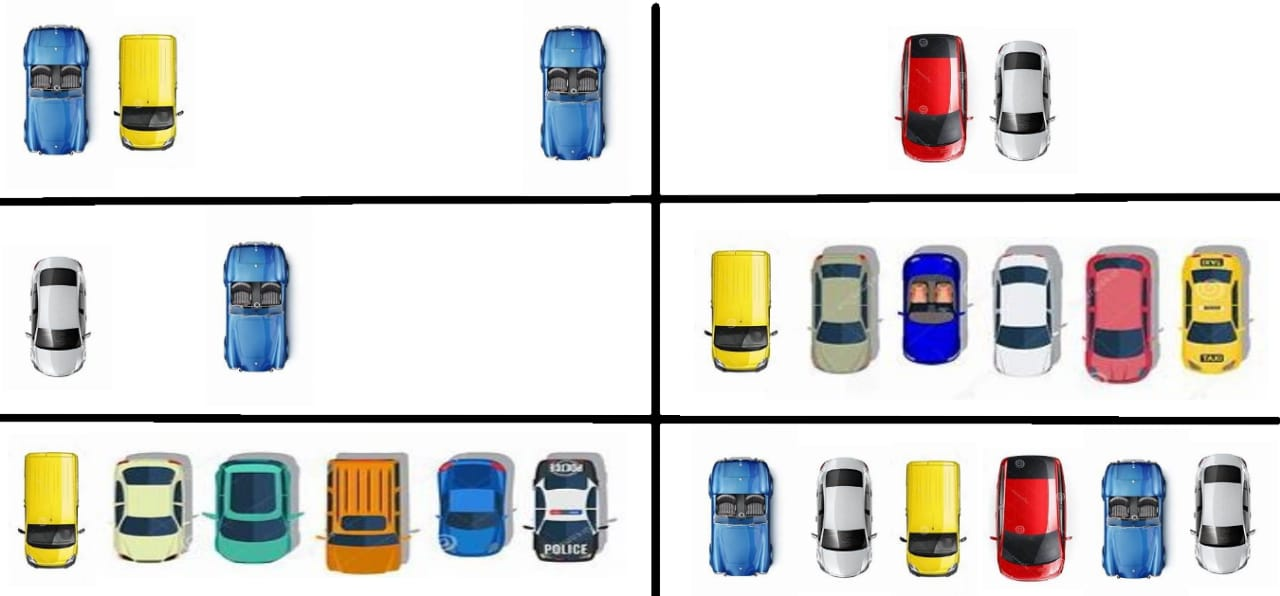
#> input picture backend/Python/car.jpg, 1280 x 596 px
$ jupyter execute CarCount.ipynb   (older library calls are emulated)
#> lines starting #> are read from the running program, lines starting #| are printed output that depends on the picture; after the words box and inside, x2 and y2 are one past the last pixel; in counts of white or black regions, pixels touching at a corner belong together
[cell 1]
import cv2
import numpy as np

[cell 2]
image = cv2.imread('car.jpg')
#> image is the input picture: shape (596, 1280, 3); mean B, G, R 212.4, 214.2, 214.7
background = cv2.imread('bg.jpg')
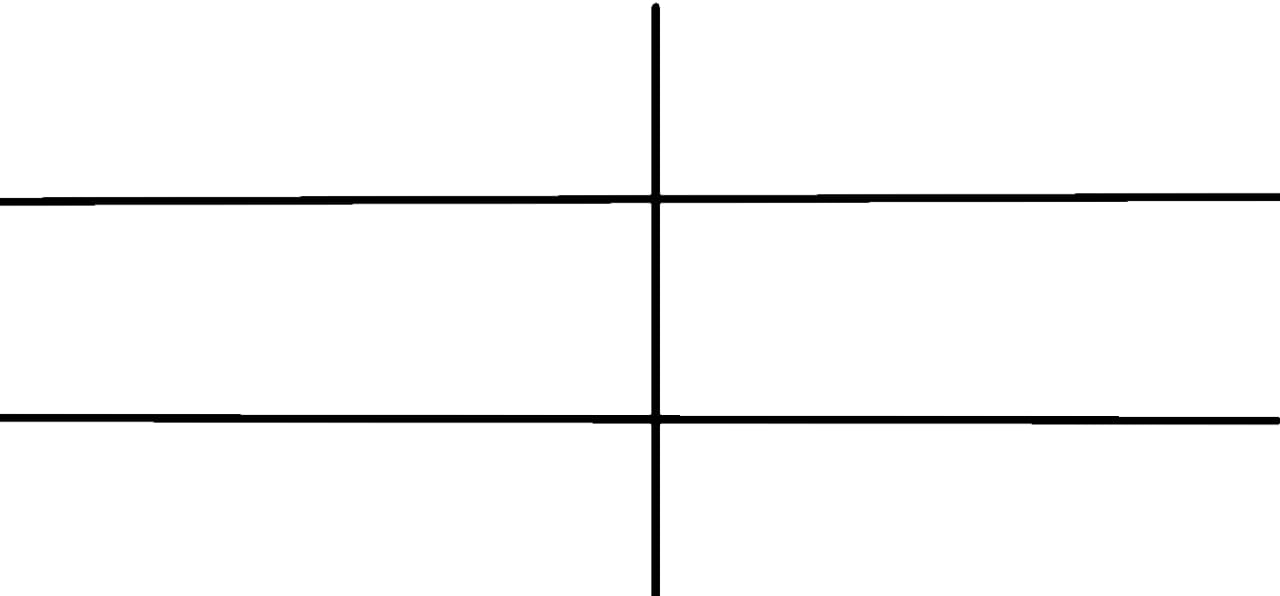
#> input picture backend/Python/bg.jpg, 1280 x 596 px
#> background is the input picture: shape (596, 1280, 3); min 0, max 255, mean 246.6

[cell 3]
import matplotlib.pyplot as plt

[cell 4]
plt.imshow(background)

[cell 5]
plt.imshow(image)

[cell 6]
img = cv2.cvtColor(image, cv2.COLOR_BGR2GRAY)
bg = cv2.cvtColor(background, cv2.COLOR_BGR2GRAY)

[cell 7]
plt.imshow(img,cmap="gray")

[cell 8]
fr_diff = cv2.absdiff(img, bg)
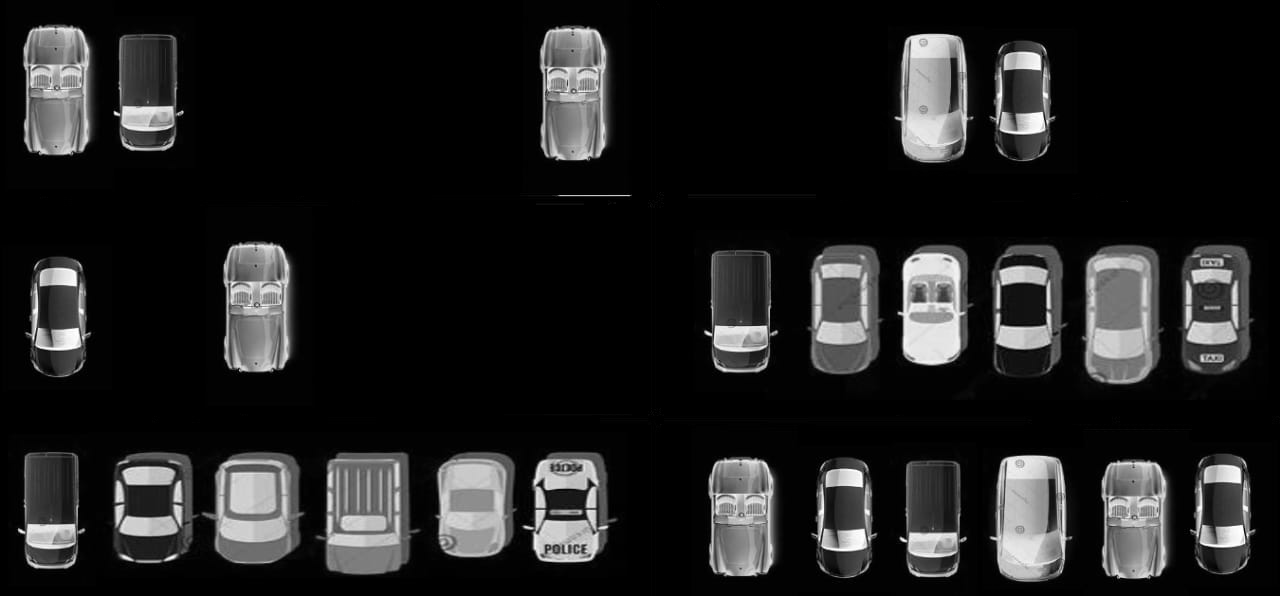
#> fr_diff: shape (596, 1280); min 0, max 255, mean 32.6

[cell 9]
plt.imshow(fr_diff,cmap="gray")

[cell 10]
thresh = 11
_, fg = cv2.threshold(fr_diff, thresh, 255, cv2.THRESH_BINARY)
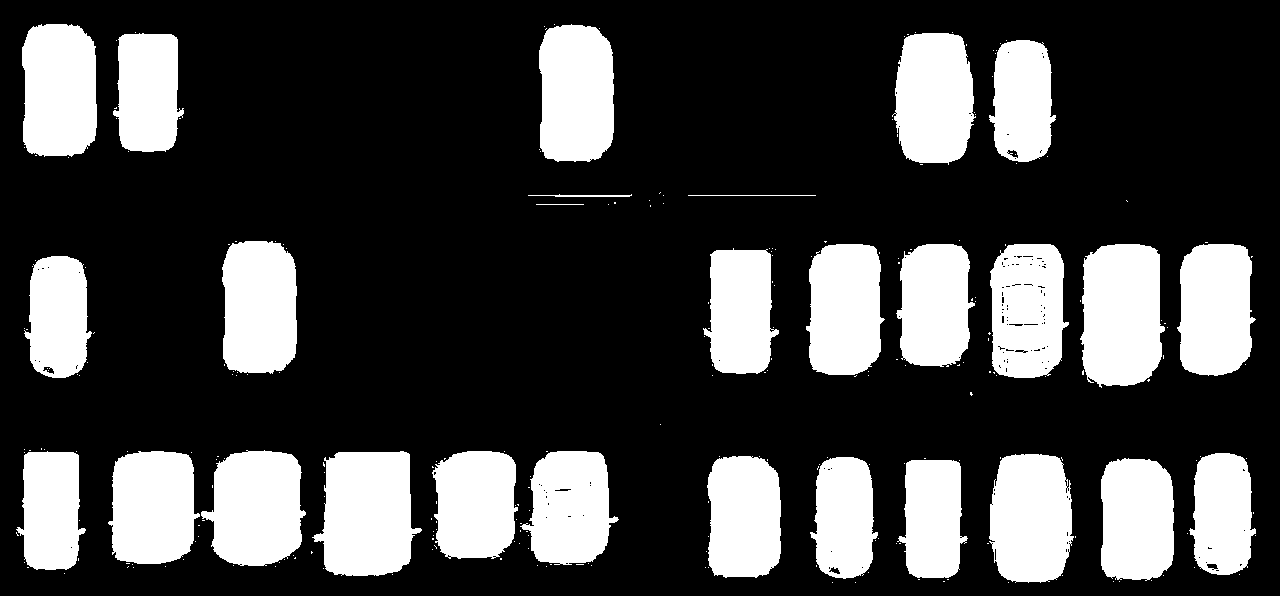
#> fg: shape (596, 1280); 26.7% white; 263 white regions (235 under 20 px), largest, box (x1, y1, x2, y2) and area: (312, 451, 422, 576) 10477, (1080, 244, 1165, 388) 10335, (201, 450, 306, 566) 9339

[cell 11]
plt.imshow(fg)

[cell 12]
sd = cv2.convertScaleAbs(fg)

[cell 13]
level, m = cv2.threshold(sd, 0, 255, cv2.THRESH_BINARY + cv2.THRESH_OTSU)
#> level = 0
k = cv2.medianBlur(m, 5)
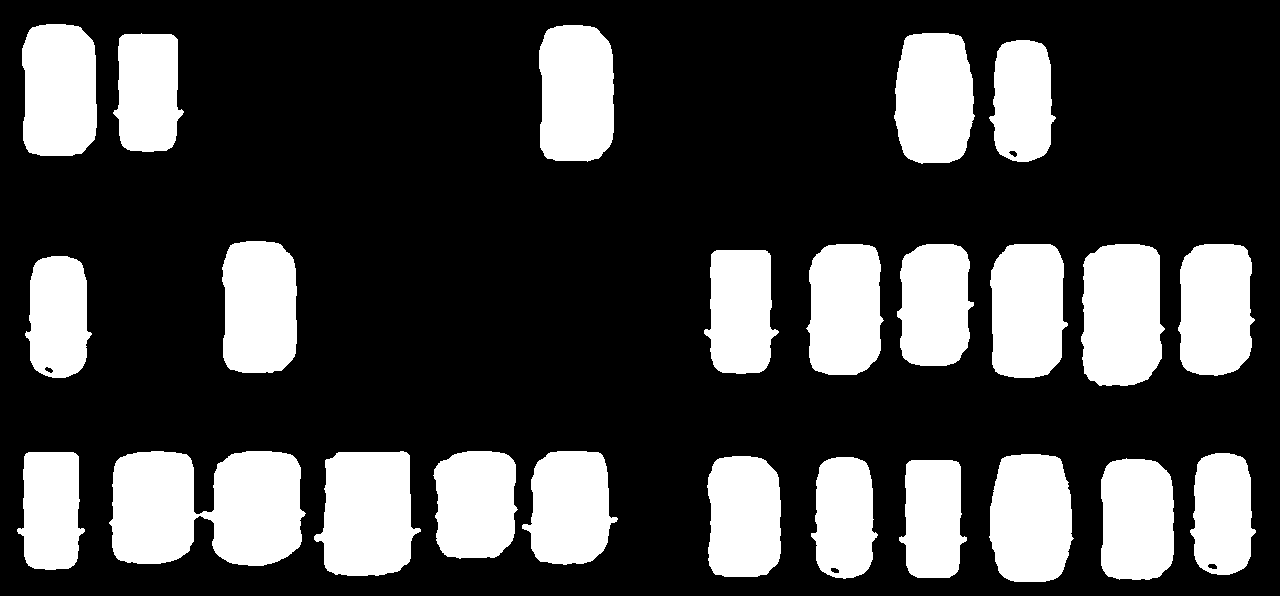
#> k: shape (596, 1280); 26.7% white; 24 white regions
bw = cv2.threshold(k, 0, 255, cv2.THRESH_BINARY)[1]

# Find contours
contours, _ = cv2.findContours(bw, cv2.RETR_EXTERNAL, cv2.CHAIN_APPROX_SIMPLE)
#> contours = 24 contours; largest, box (x1, y1, x2, y2) and area: (109, 451, 306, 566) 17649, (314, 451, 421, 576) 10278, (1081, 244, 1165, 386) 10146, (539, 25, 614, 162) 9114, (989, 454, 1074, 582) 9048

# Fill contours
bw2 = bw.copy()
cv2.fillPoly(bw2, contours, 255)
#> bw2: shape (596, 1280); 26.7% white; 24 white regions, largest, box (x1, y1, x2, y2) and area: (109, 451, 306, 566) 17998, (314, 451, 421, 576) 10481, (1081, 244, 1165, 386) 10337

[cell 14]
bw3 = cv2.morphologyEx(bw2, cv2.MORPH_OPEN, cv2.getStructuringElement(cv2.MORPH_ELLIPSE, (5,5)))
#> bw3: shape (596, 1280); 26.7% white; 25 white regions, largest, box (x1, y1, x2, y2) and area: (314, 451, 421, 576) 10472, (1081, 244, 1164, 386) 10330, (200, 451, 305, 566) 9334

[cell 15]
_, labeled, _, _ = cv2.connectedComponentsWithStats(bw3, 8, cv2.CV_32S)
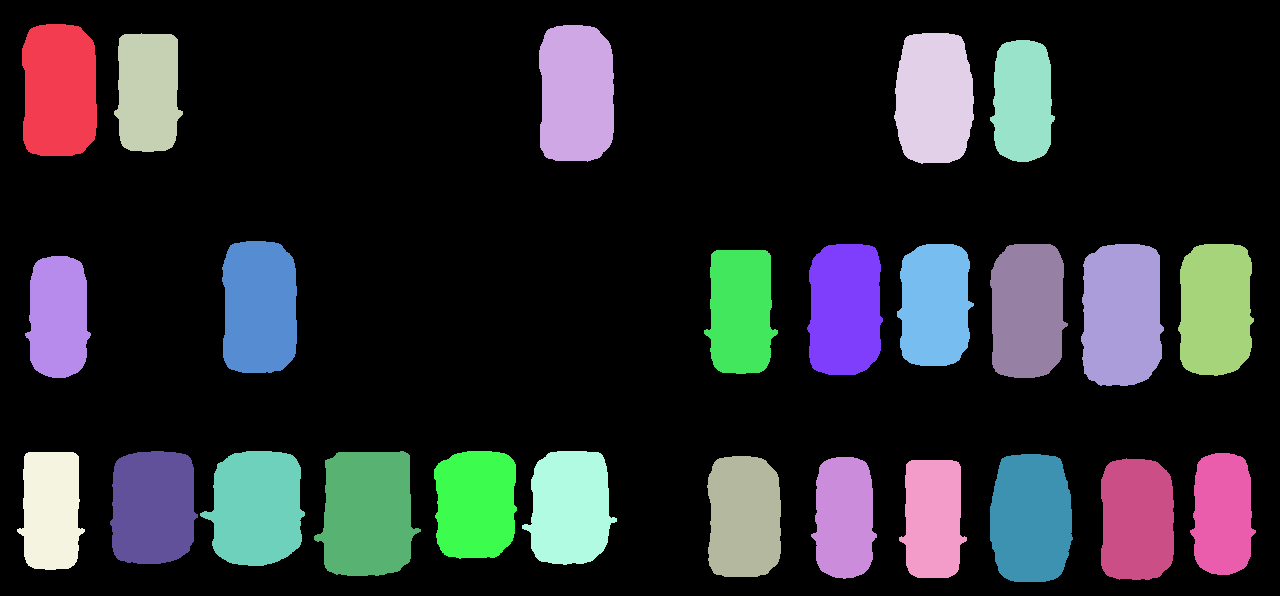
#> labeled: shape (596, 1280) int32; 26 distinct labels, from 0 to 25; one colour per label, 0 black

# Calculate number of cars
number_of_cars = np.max(labeled)
#> number_of_cars = 25

[cell 16]
number_of_cars
#> Out = 25
